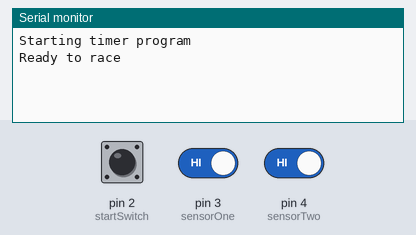
Simulated run of this sketch. Board: Arduino Uno, built with avr-gcc and run on an emulated ATmega328P. Parts: the last lines printed to the serial monitor. Inputs (shaded band) come from the test bench; at power-on: pin 2 (startSwitch) LOW, pin 3 (sensorOne) HIGH, pin 4 (sensorTwo) HIGH. At 2.9 s the program stops and its outputs stay as they are.

Above: at 1.2 s.
1.3 s: pin 2 (startSwitch) pulled HIGH for 0.15 s
At 1.9 s:
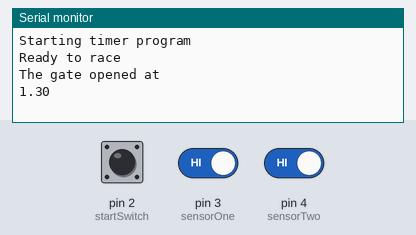
2.9 s: pin 3 (sensorOne) driven LOW and pin 4 (sensorTwo) driven LOW
At 3.9 s:
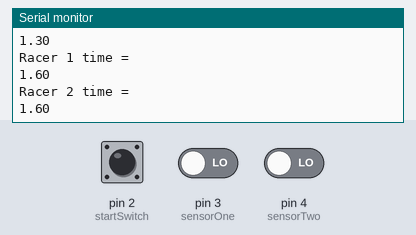

The sketch:

Final_Dual_Slalom_Race_Program.ino
```cpp
/*

10/27/15 NCS : Changed Starter logic levels to reflect using a dead-man
               switch to start race (rather than gate switch)

 */

// digital pin 2 has a pushbutton attached to it. Give it a name:
int startSwitch = 2;
int sensorOne = 3;
int sensorTwo = 4;

// the setup routine runs once when you press reset:
void setup() {
  // initialize serial communication at 9600 bits per second:
  Serial.begin(9600);
  // Initialize the gate switch & two sensors as inputs
  pinMode(startSwitch, INPUT);
  pinMode(sensorOne, INPUT);
  pinMode(sensorTwo, INPUT);
}

// Main program loop
void loop() {
  double oneTime = 0;  // To hold the final time the racers cross the gate
  double twoTime = 0;
  boolean oneFinished = false;  // If the racer has finished yet or not
  boolean twoFinished = false;

  Serial.println("Starting timer program");  // Print statement at beginning of program run
  // read the gate switch & sensors
  int starter = digitalRead(startSwitch);
  int one  = digitalRead(sensorOne);
  int two  = digitalRead(sensorTwo);

  // If the gate is low, the gate is still down and must be fixed, enter infinite loop
  // We have removed the gate switch (which was LOW in the gate down position) and inserted
  //  a pushbutton switch instead (which is LOW in the pressed position). We would like
  //  the starter to be a dead-man's switch, so we need to check for a HIGH state
  //  to see if the button is released
  if (starter == HIGH)
  {
    //Serial.println("Gate is down, please set gate and press restart!!!");
    Serial.println("Hold starter button and press restart!!!");
    while(true)
    {}
  }

  // If sensor = low, something is blocking it, enter infinite loop
  if (one == LOW)
  {
    Serial.println("Sensor 1 is not functioning properly, fix it and press restart");
    while(true)
    {}
  }

  // If sensor = low, something is blocking it, enter infinite loop
  if (two == LOW)
  {
    Serial.println("Sensor 2 is not functioning properly, fix it and press restart");
    while(true)
    {}
  }

  // Confirm that the sensors are in the correct state before beginning
  if ( (two == HIGH) && (one == HIGH) && (starter == LOW) )
  {
    Serial.println("Ready to race");
  }
  else
  {
    Serial.println("Error has occurred");
    while(true)
    {}
  }

  // Wait for gate sensor to open
  while (starter == LOW)
  {
    starter = digitalRead(startSwitch);
  }
  // Record starting time & print it
  double startTime = millis();
  Serial.println("The gate opened at");
  Serial.println(startTime/1000);

  // Wait for both racer one and two to finish
  while (!(oneFinished && twoFinished ))
  {
    one  = digitalRead(sensorOne);  // Input both sensors
    two  = digitalRead(sensorTwo);
    if ( (one == LOW) && (!oneFinished) )  // If racer crosses sensor, record time & change state to finished
    {
      oneTime = millis();
      oneFinished = 1;
    }

    if ( (two == LOW) && (!twoFinished) ) // If racer crosses sensor, record time & change state to finished
    {
      twoTime = millis();
      twoFinished = 1;
    }
  }

  // Print the final times recorded
  Serial.println("Racer 1 time = ");
  Serial.println((oneTime - startTime)/1000);
  Serial.println("Racer 2 time = ");
  Serial.println((twoTime - startTime)/1000);
  while (true)
  {}

}
```

Measured:
- after the input at 1.3 s, the serial monitor: prints a new line at once (image 1)
- after the input at 2.9 s, the serial monitor: prints a new line at once (image 2)
